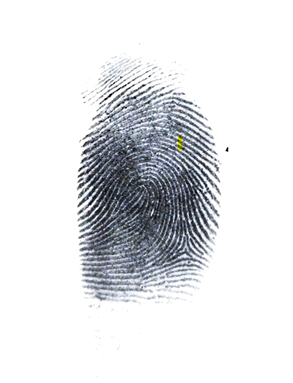
#> input picture database/finger1.png, 293 x 383 px; its folder holds only this picture in this run
$ python test.py
#> lines starting #> are read from the running program, lines starting #| are printed output that depends on the picture
import numpy as np
import cv2
import os
import glob
import matplotlib.pyplot as plt

# ==========================================
# 4-f Optical Correlator — Fingerprint Matcher
# ==========================================

# ==========================================
# 1. Utilities
# ==========================================
def create_2d_window(h, w):
    """
    2D Hamming window to suppress boundary artifacts before FFT.
    Fades image edges smoothly to zero so the FFT doesn't see hard edges.
    """
    return np.outer(np.hamming(h), np.hamming(w))

def compute_fourier_plane(image):
    """
    Simulates Lens 1 of the 4-f system: spatial image -> Fourier plane.
    Returns the full complex spectrum (not just magnitude), DC-centred.
    """
    h, w = image.shape
    window = create_2d_window(h, w)
    field = (image.astype(float) / 255.0) * window
    return np.fft.fftshift(np.fft.fft2(field))

def compute_fourier_mask(db_image, threshold_percentile=95):
    """
    Builds the spatial filter mask placed at the Fourier plane.
    """
    spectrum = compute_fourier_plane(db_image)
    mag = np.abs(spectrum)
    mag_log = np.log1p(mag)

    threshold = np.percentile(mag_log, threshold_percentile)

    # Transmittance: 0 where DB fingerprint is strong, 1 elsewhere
    mask = (mag_log < threshold).astype(float)
    return mask

# ==========================================
# 2. The 4-f Correlator
# ==========================================
# [20 lines left out: function fourier_plane_correlate, not called in this run]

# ==========================================
# 3. Database & Identification System
# ==========================================
class FourFCorrelatorDatabase:
    def __init__(self, match_threshold=0.85, gap_threshold=0.01,
                 fourier_mask_percentile=95, debug=False):
        self.database = {}
        self.match_threshold = match_threshold
        self.gap_threshold = gap_threshold
        self.fourier_mask_percentile = fourier_mask_percentile
        self.debug = debug

    def enroll(self, person_id, image):
        mask = compute_fourier_mask(image, self.fourier_mask_percentile)
        self.database[person_id] = mask
        print(f"  Enrolled '{person_id}' — Fourier plane mask computed.")

    # [31 lines left out: function identify, not called in this run]

# ==========================================
# 4. Helpers & Visualization
# ==========================================
def load_images_from_folder(folder, resolution):
#> called with folder = 'database', resolution = (256, 256)
    valid_exts = ('*.png', '*.jpg', '*.jpeg', '*.tif')
    paths = []
    for ext in valid_exts:
        paths.extend(glob.glob(os.path.join(folder, ext)))
    paths.sort()

    loaded = []
    for path in paths:
        img = cv2.imread(path, cv2.IMREAD_GRAYSCALE)
#> img: shape (383, 293); min 0, max 255, mean 227
        if img is not None:
            img = cv2.resize(img, resolution)
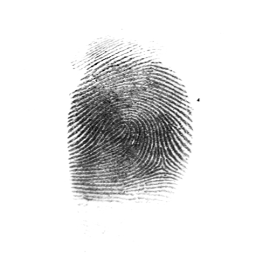
#> img: shape (256, 256); min 4, max 255, mean 227
            loaded.append((path, img))
    return loaded

# [69 lines left out: functions visualize_4f_stages, run_evaluation, not called in this run]

# ==========================================
# 5. Automated Evaluation Loop
# ==========================================
if __name__ == "__main__":
    # --- Configuration ---
    DB_FOLDER    = "database"
    NOISY_FOLDER = "noisy_database"
    RESOLUTION   = (256, 256)

    THRESHOLD               = 0.85
    GAP_THRESHOLD           = 0.01
    FOURIER_MASK_PERCENTILE = 95

    DEBUG = False # Set to False by default so the terminal output is clean

    db = FourFCorrelatorDatabase(
        match_threshold=THRESHOLD,
        gap_threshold=GAP_THRESHOLD,
        fourier_mask_percentile=FOURIER_MASK_PERCENTILE,
        debug=DEBUG
    )

    # --- 1. Enroll Clean Database ---
    print("Enrolling fingerprints into 4-f correlator database...")
    db_images = load_images_from_folder(DB_FOLDER, RESOLUTION)
#> db_images = 1 item
    for path, img in db_images:
        person_id = os.path.splitext(os.path.basename(path))[0]
        db.enroll(person_id, img)
#> this loop made 1 pass
#> path on pass 1: 'database/finger1.png'
#|   Enrolled 'finger1' — Fourier plane mask computed.
#> pass 1, in compute_fourier_plane, `window = create_2d_window(h, w)`:
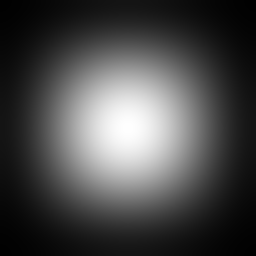
#> window: shape (256, 256) float64; min 0.0064, max 1, mean 0.29
#> pass 1, in compute_fourier_plane, `field = (image.astype(float) / 255.0) * window`:
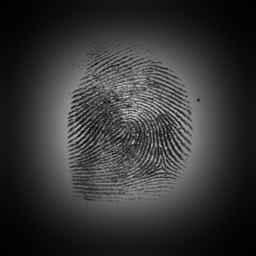
#> field: shape (256, 256) float64; min 0.0064, max 0.847, mean 0.207
#> pass 1, in compute_fourier_mask, `mag_log = np.log1p(mag)`:
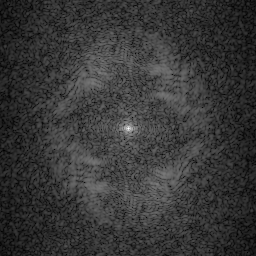
#> mag_log: shape (256, 256) float64; min 0.0124, max 9.52, mean 2.08; drawn with min black and max white
    print(f"\nSuccessfully enrolled {len(db.database)} Fourier plane masks.\n")
#| Successfully enrolled 1 Fourier plane masks.

    # --- 2. Run 4-f Correlator on Noisy Images ---
    noisy_images = load_images_from_folder(NOISY_FOLDER, RESOLUTION)
    if noisy_images:
        # We pass plot_results=True to trigger the popup for every image
        run_evaluation(db, noisy_images, THRESHOLD, label="Noisy Spatial Images", plot_results=True)
    else:
        print(f"No images found in '{NOISY_FOLDER}', skipping.")

    print(f"\nThreshold: {THRESHOLD}  |  Gap: {GAP_THRESHOLD}  |  "
          f"Mask percentile: {FOURIER_MASK_PERCENTILE}  |  Debug: {DEBUG}")
